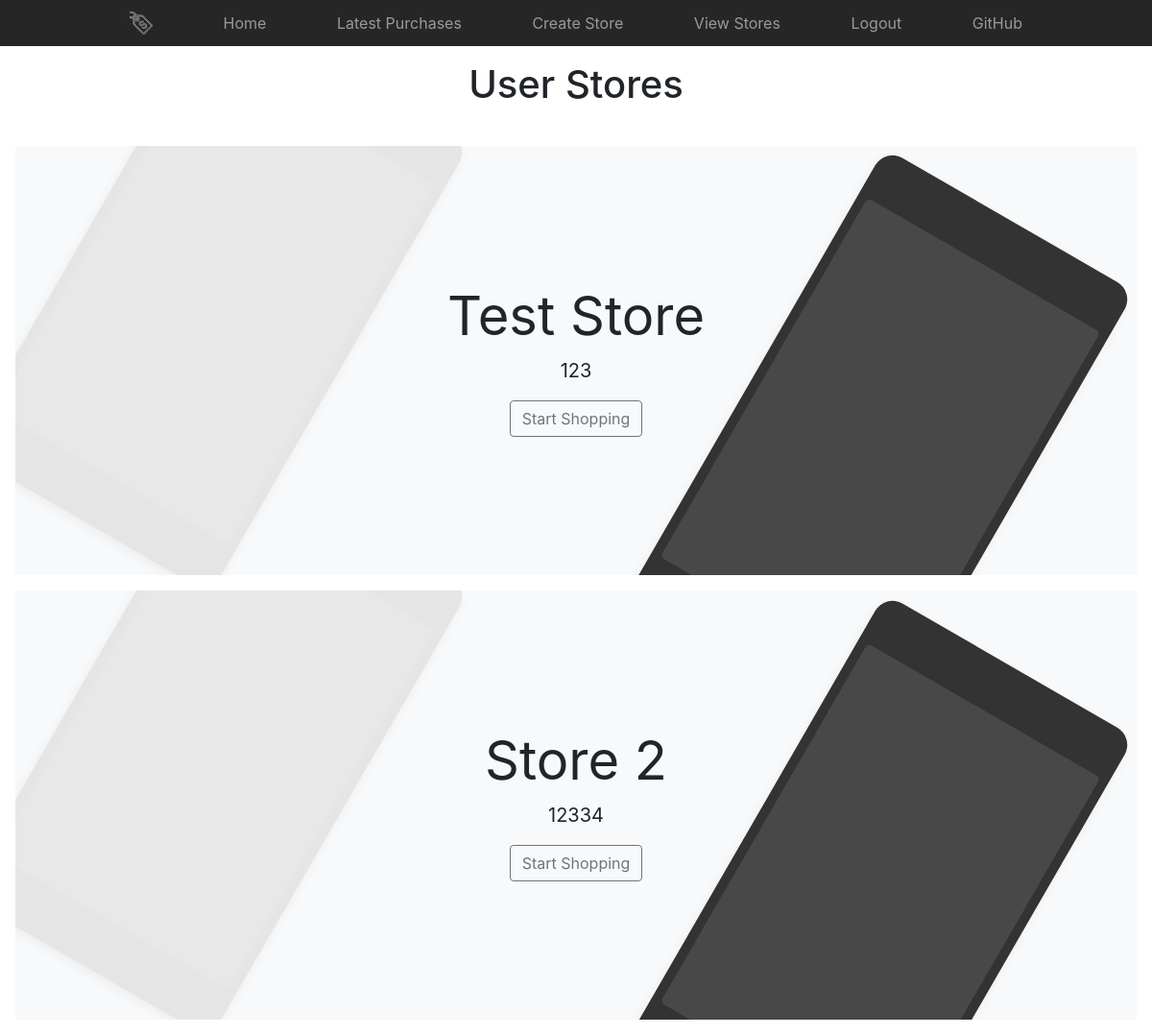
Page /stores (signed in) on the committed database.
### sales/models.py (models this page shows, shortened)
class Store(models.Model):
    name = models.TextField(default='store')
    description = models.TextField(default='store')
    owner = models.ForeignKey(User, on_delete=models.CASCADE)

### sales/views.py (the view)
# urls.py: path('stores', views.view_stores, name='stores'),
def view_stores(request):
    stores = Store.objects.filter(pk__gt=1)
    return render(request, 'sales/stores.html', {'stores': stores})

### sales/templates/sales/stores.html
{% extends 'base.html' %}
{% block content %}
<div class="py-3 text-center">
        <h1>User Stores</h1>
</div>
{% for store in stores %}
    <div class="position-relative overflow-hidden p-3 p-md-5 m-md-3 text-center bg-light">
          <div class="col-md-5 p-lg-5 mx-auto my-5">
            <h1 class="display-4 font-weight-normal">{{ store.name }}</h1>
            <p class="lead font-weight-normal">{{ store.description|linebreaksbr }}</p>
            <a class="btn btn-outline-secondary" href="#">Start Shopping</a>
          </div>
          <div class="product-device box-shadow d-none d-md-block"></div>
          <div class="product-device product-device-2 box-shadow d-none d-md-block"></div>
    </div>
{% endfor %}
{% endblock %}

### sales/static/sales/css/base.css (style rules this page uses)
.product-device { position: absolute; right: 10%; bottom: -30%; width: 300px; height: 540px; background-color: #333; border-radius: 21px; -webkit-transform: rotate(30deg); transform: rotate(30deg); }
.product-device::before { position: absolute; top: 10%; right: 10px; bottom: 10%; left: 10px; content: ""; background-color: rgba(255, 255, 255, .1); border-radius: 5px; }
.product-device-2 { top: -25%; right: auto; bottom: 0; left: 5%; background-color: #e5e5e5; }
.box-shadow { box-shadow: 0 .25rem .75rem rgba(0, 0, 0, .05); }
.overflow-hidden { overflow: hidden; }

### rows in the picture
Store: name "Test Store", description "123"
Store: name "Store 2", description "12334"
